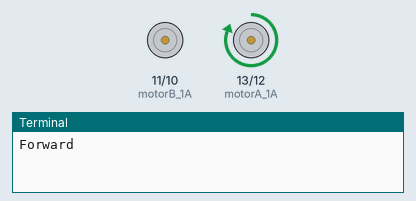
Recording of a program running on a simulated Raspberry Pi (BCM pin numbers). Parts: motor-driver pin pairs drawn as motors (green arrow = first pin HIGH = forward, orange = second pin HIGH = backward, longer = more drive), the last lines printed to the terminal.

Above: at 0.1 s.
At 1.2 s:
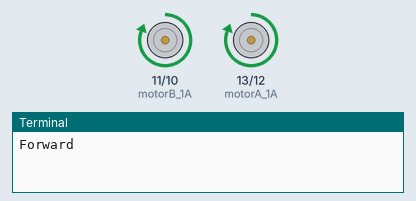
At 3.2 s:
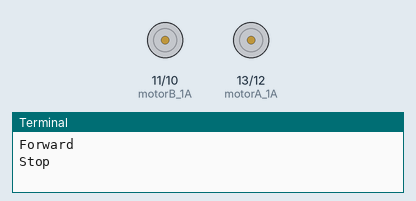
Timing chart, 0 to 5.5 s (numbered marks = the images above):
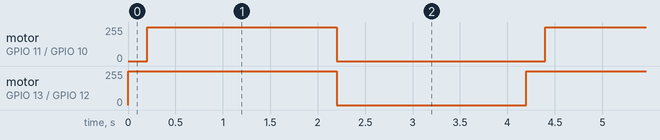

Measured:
- by itself, motor on GPIO 11 (motorB_1A) / GPIO 10 (motorB_1B): alternates forward 255/255 for 2.0 s and stopped for 2.2 s
- by itself, motor on GPIO 13 (motorA_1A) / GPIO 12 (motorA_1B): alternates forward 255/255 for 2.2 s and stopped for 2.0 s

The program:

a4.py
```python
import RPi.GPIO as GPIO
import time

# Setup GPIO mode
GPIO.setmode(GPIO.BCM)

# Define motor control pins
# Motor A (left)
motorA_1A = 13  # Connect to A-1A on L9110S (Motor A)
motorA_1B = 12  # Connect to A-1B on L9110S (Motor A)

# Motor B (right)
motorB_1A = 11  # Connect to B-1A on L9110S (Motor B)
motorB_1B = 10  # Connect to B-1B on L9110S (Motor B)

# Setup GPIO pins as output
GPIO.setup(motorA_1A, GPIO.OUT)
GPIO.setup(motorA_1B, GPIO.OUT)
GPIO.setup(motorB_1A, GPIO.OUT)
GPIO.setup(motorB_1B, GPIO.OUT)

# Functions to control motor directions
def motor_left_forward():
    GPIO.output(motorA_1A, GPIO.HIGH)
    GPIO.output(motorA_1B, GPIO.LOW)

def motor_left_backward():
    GPIO.output(motorA_1A, GPIO.LOW)
    GPIO.output(motorA_1B, GPIO.HIGH)

def motor_right_forward():
    GPIO.output(motorB_1A, GPIO.HIGH)
    GPIO.output(motorB_1B, GPIO.LOW)

def motor_right_backward():
    GPIO.output(motorB_1A, GPIO.LOW)
    GPIO.output(motorB_1B, GPIO.HIGH)

def stop_motors():
    GPIO.output(motorA_1A, GPIO.LOW)
    GPIO.output(motorA_1B, GPIO.LOW)
    GPIO.output(motorB_1A, GPIO.LOW)
    GPIO.output(motorB_1B, GPIO.LOW)

# Test the motors
try:
    while True:
        print("Forward")
        motor_left_forward()
        time.sleep(0.2)
        motor_right_forward()
        time.sleep(2)

        print("Stop")
        stop_motors()
        time.sleep(2)

except KeyboardInterrupt:
    # Cleanup GPIO when program is interrupted
    GPIO.cleanup()
    print("error")
```
